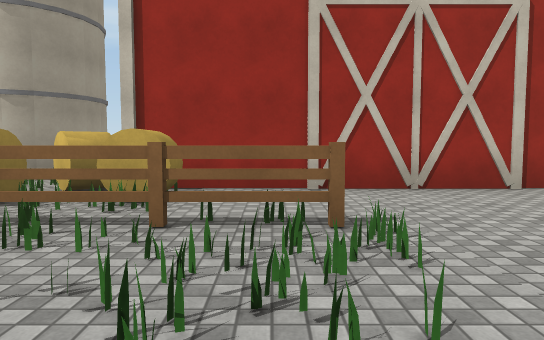
[1] (above)

24 first-person views from a walk through a 3-D level made in the Unity game engine. The camera is 1.3 m above the floor, tilts 4° down and sees 70° across. The floor is counted in squares, 2 m on a side. Each view is taken from the middle of a square. On the plan, view 1 faces up. The plan holds only what a view shows up to about 11 squares ahead; the rest is blank. The place goes on beyond the plan. Surface patterns are stand-ins for the level's own textures.

[2]
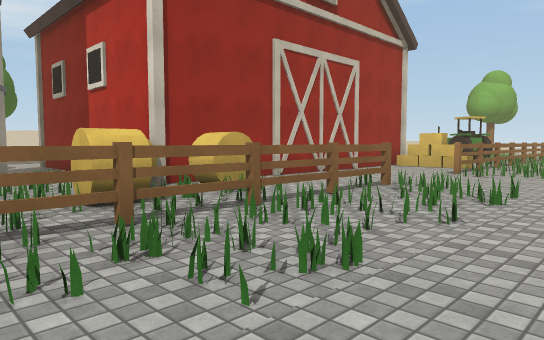

[3]
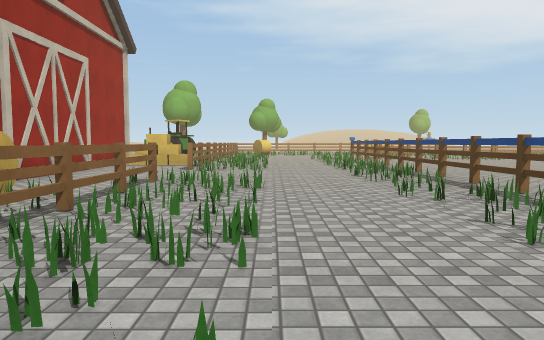

[4]
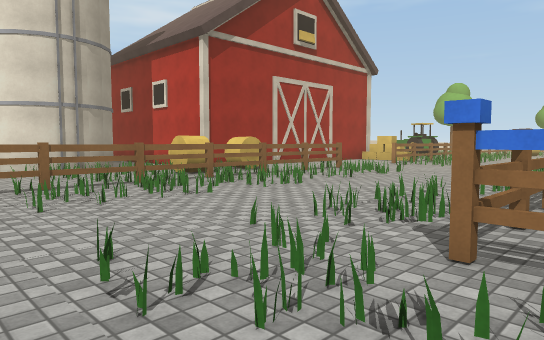

[5]
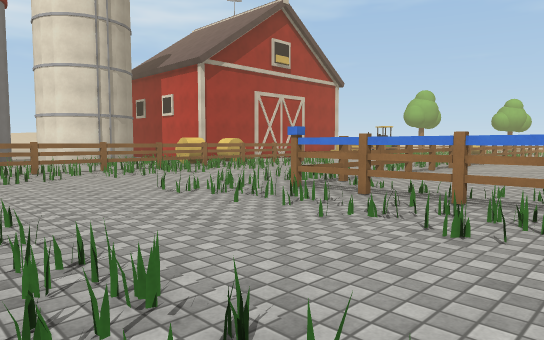

[6]
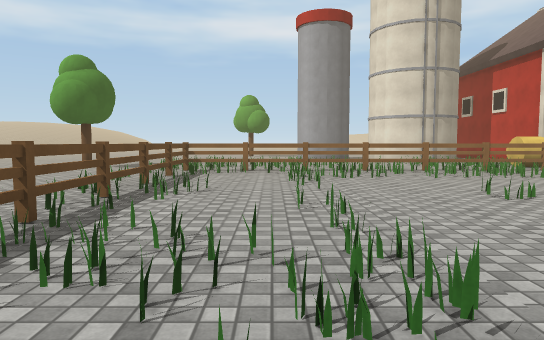

[7]
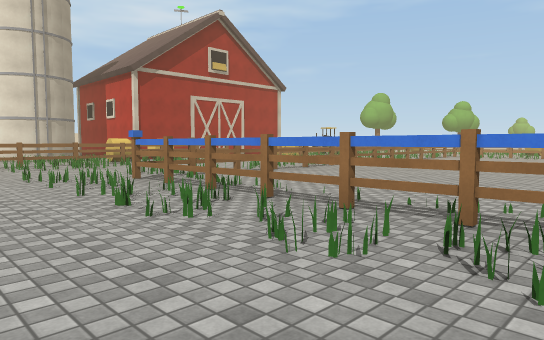

[8]
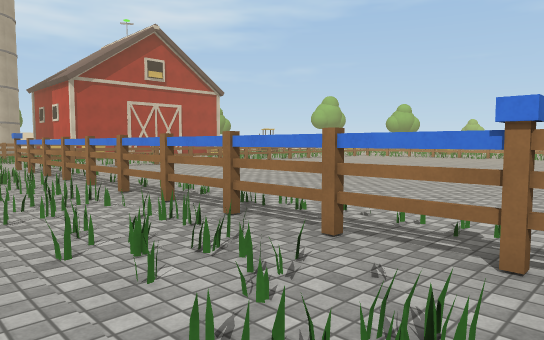

[9]
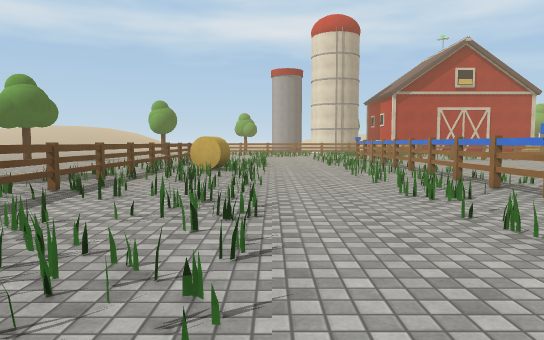

[10]
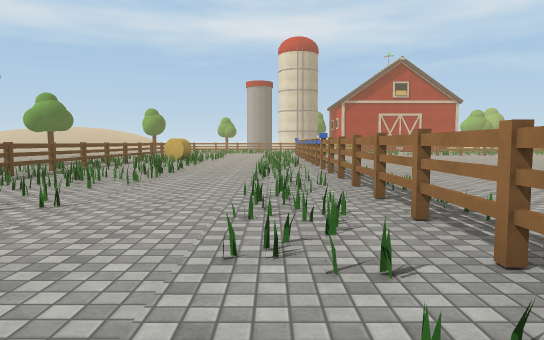

[11]
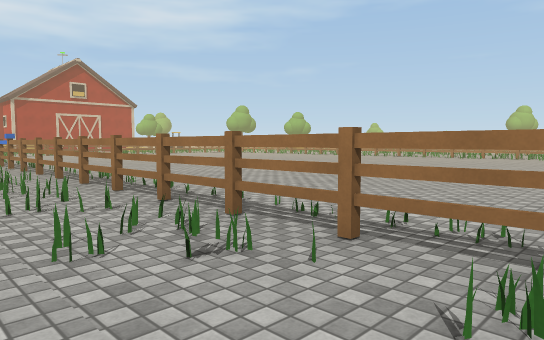

[12]
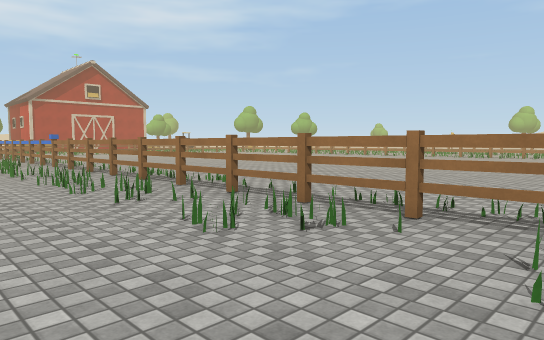

[13]
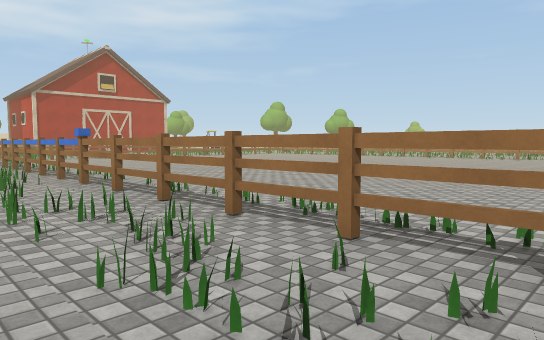

[14]
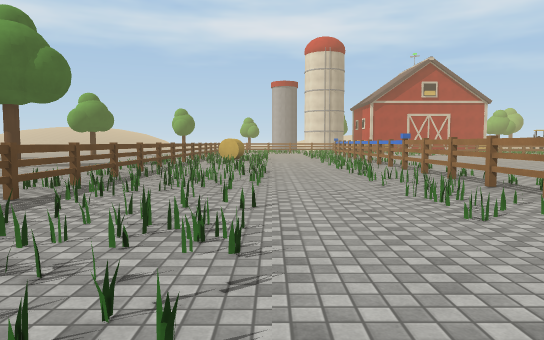

[15]
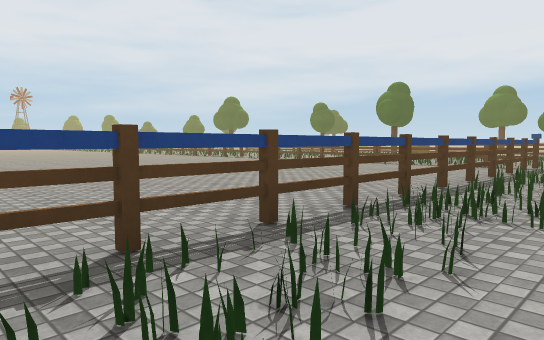

[16]
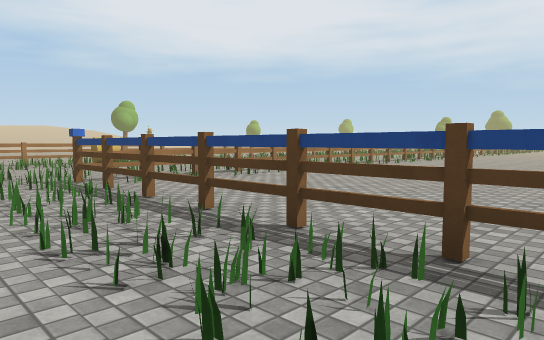

[17]
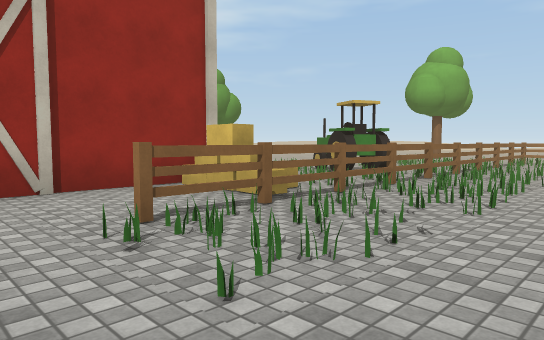

[18]
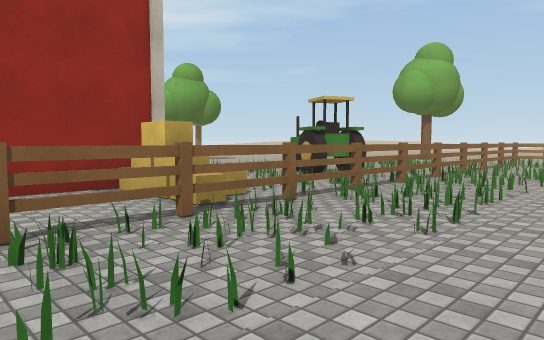

[19]
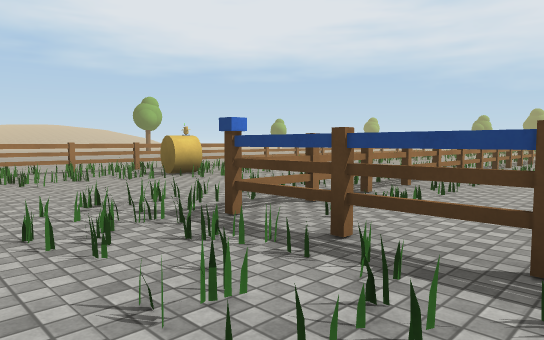

[20]
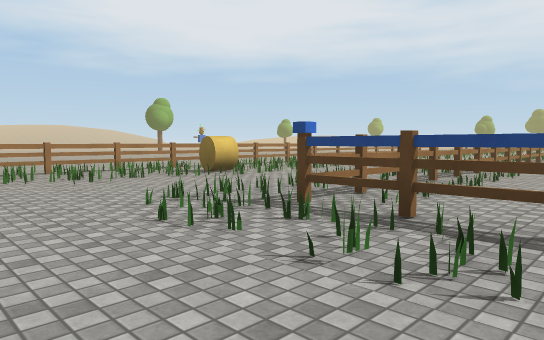

[21]
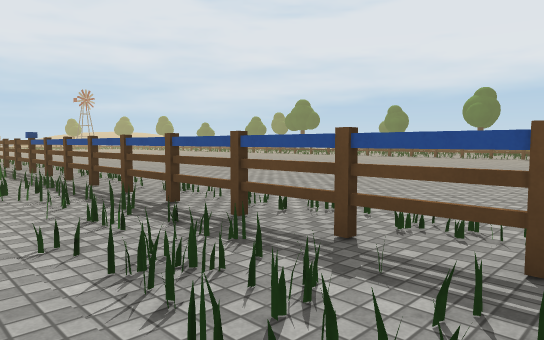

[22]
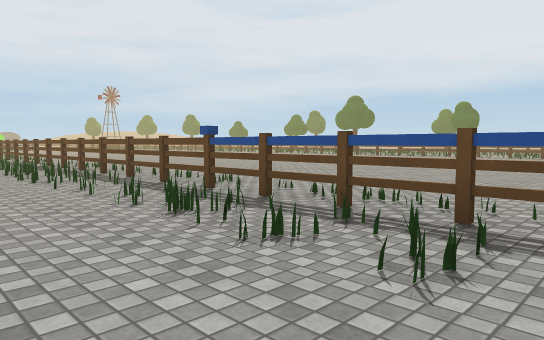

[23]
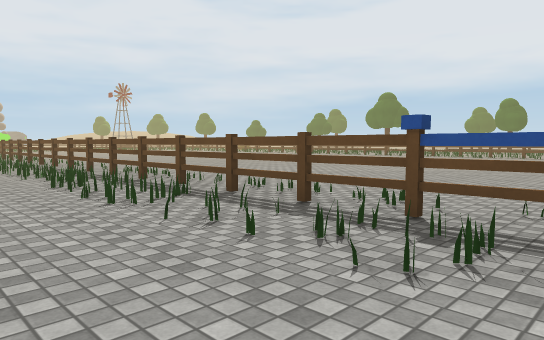

[24]
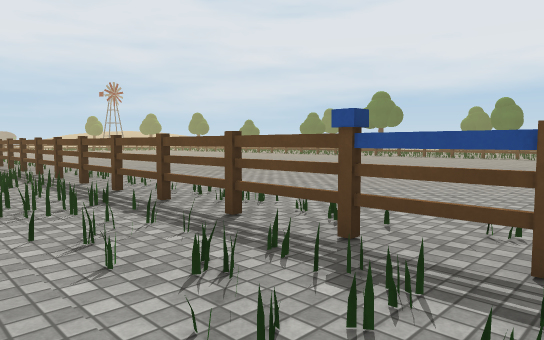

### Floor plan
Key: @ floor where view 1 was taken; # wall or solid block; . floor; = window, fence, low wall or low ledge; ^ raised ledge; O other object.
Columns run from 16 left of view 1 to 16 right of it. Each row starts with its distance up from view 1.
 12              ..
 11              .O
 10              .O
  9               O
  8             # O
  7           ###=O          =
  6          ==#.OOOOOOOOOO  OO
  5  O. === =#==.OOO......O==OO====
  4  .. = = =  =OOOO......O==OO.===
  3  ...O^^O^^O^^^O^OO..O^O^^O^^^O^^
  2  ..=O..=.=.==....=...=...=..=. =
  1  ..=^..=.=..........=.......
  0   ..^...........@...............
 -1   ..^=....O===.========.=.=...==^
 -2    .^==..=.O.OOOOO#OOOOO.OO=..==^
 -3     ^....=O===.....=..===#....==^
 -4     ^==..=#..............=O=..OO^
 -5       ==.=O..............=O=..OO^
 -6 ..  ^ ....O..............=O=..==^
 -7 ....O.O..=O=.............=O...==
 -8  ...^OO..=O=....     ....=O....
 -9  ...O==..=O=....   ......=O=..
-10    =O===.=O.....   .......O=..
-11 O...^===..O=....  .......=O=..
-12 ...=^==..=O=..... .......=O=.
-13  ...^===.=.=...... ......=....
-14     ^.....O....... .......O=..
-15    =^===.=O....... .......O=.
-16    .^===.=O.....   .......O=.
-17    .^==..=O......  ......=O=.
-18     ^==..=O......    ....=.=.
-19      ==..=O.......    ....O=.
-20      ==..=O....... .. ....O=
-21       =...O....... ... ...O=
-22        ...O....... ...   =O=
-23         ...=....         =.=
-24        ..=..              O

Positions as (right, up) in squares from view 1, and headings:
1: (0, 0), facing up
2: (-5, 0), facing up-right
3: (-6, 1), facing right
4: (-8, -3), facing up-right
5: (-10, -6), facing up-right
6: (-10, -6), facing up
7: (-9, -9), facing up-right
8: (-8, -13), facing up-right
9: (-9, -17), facing up
10: (-7, -22), facing up
11: (-8, -24), facing up-right
12: (-9, -24), facing up-right
13: (-8, -19), facing up-right
14: (-9, -22), facing up
15: (6, 0), facing down-left
16: (3, 0), facing down-right
17: (2, 0), facing up-right
18: (3, 0), facing up-right
19: (7, 0), facing down-right
20: (7, 1), facing down-right
21: (12, -3), facing down-left
22: (13, -8), facing down-left
23: (13, -11), facing down-left
24: (12, -11), facing down-left
